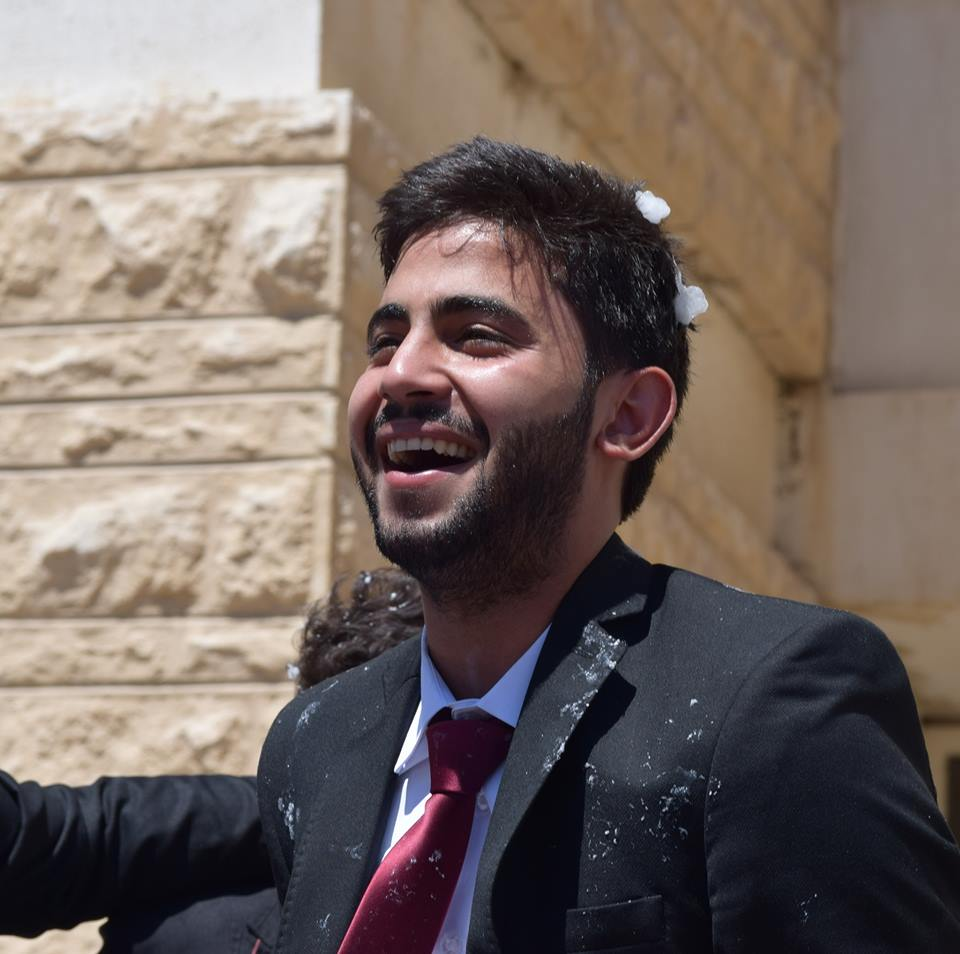
#> input picture photo.jpg, 960 x 954 px
$ python exercise9.py
#> lines starting #> are read from the running program, lines starting #| are printed output that depends on the picture; pictures that were not available may be replaced by others from this repository, and a replacement may not be noted
# -*- coding: utf-8 -*-
"""
Created on Sun Dec  1 12:04:14 2019

@author: Moath
"""
import statistics as st

# exercise 1
x = [3, 1.5, 4.5, 6.75, 2.25, 5.75, 2.25]\

print(st.mean(x))
print(st.harmonic_mean(x))
print(st.median(x))
print(st.median_low(x))
print(st.median_high(x))
print(st.median_grouped(x))
print(st.mode(x))
print(st.pstdev(x))
print(st.pvariance(x))
print(st.stdev(x))
print(st.variance(x))

print('---------------------')

# exercise 2
import random

print(random.random())
print(random.randrange(10))
print(random.choice(['Ali', 'Khalid', 'Hussam']))
print(random.sample(range(1000), 10))
print(random.choice('Orange Academy'))

items = [1, 5, 8, 9, 2, 4]
random.shuffle(items)
print(items)

print(random.randint(20, 30))
print (random.randrange(1000, 2111, 5))
print  ( random.uniform(10000, 11000))

print('-------------------')

# exercise 3
import math
print("pi= ", math.pi)
print ("cos(200)=", math.cos(200))
print ("sin(30)=", math.sin(30))
print ("tan(180)=", math.tan(180))
print(math.floor(10.8))
print(math.ceil(10.8))


print('-------------------')

# exercise 4
from PIL import Image,ImageFilter,ImageDraw
im1=Image.open('photo.jpg')
#> im1 is the input picture: PIL image 960x954 RGB; mean R, G, B 116.3, 103.1, 97.3
im2=Image.open('logo.jpg').resize(im1.size)
im1.show()
print (im1.format , im1.size , im1.mode)
#| JPEG (960, 954) RGB
im1_filp=im1.transpose(Image.FLIP_TOP_BOTTOM)
im1_filp.show()
greyscale_image=im1.convert('L')
greyscale_image.show()
croppedImage=im1.crop((0,0,50,50))
croppedImage.show()
draw=ImageDraw.Draw(im1)
draw.line((0,0)+im1.size, fill = (225,225,225))
draw.line((0,im1.size[1], im1.size[0],0),fill=(225,225,225))
draw.text((im1.size[0]/2-im1.size[0]/2,im1.size[1]/2+20),'Moath',fill=(225,225,0))
draw.text((im1.size[0]/2-im1.size[0]/2,im1.size[1]/2-60),'Image',fill=(225,225,0))
im1.show()
newImage2=im2.filter(ImageFilter.SHARPEN)
newImage2.show()
newImage2=im2.filter(ImageFilter.EDGE_ENHANCE)
newImage2.show()
newImage3=im2.filter(ImageFilter.FIND_EDGES)
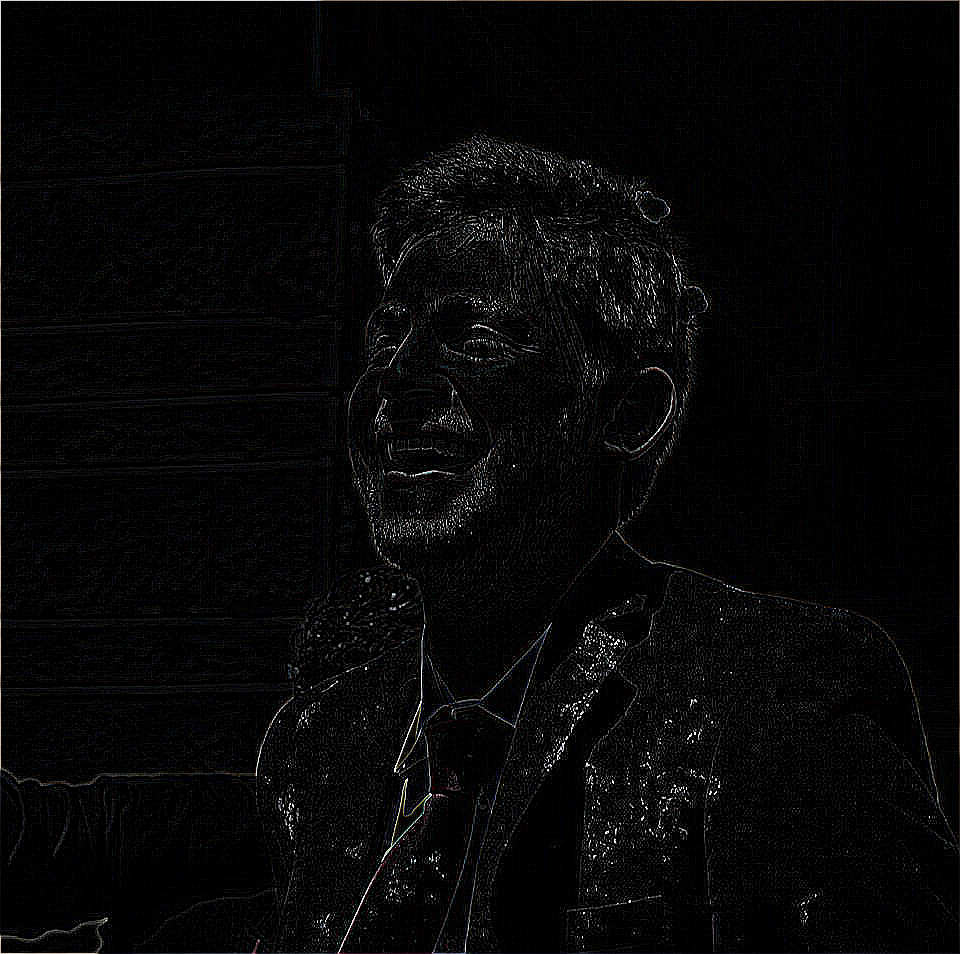
#> newImage3: PIL image 960x954 RGB; mean R, G, B 6.9, 6.7, 7
newImage3.show()
newImage4=im2.filter(ImageFilter.SMOOTH)
newImage4.show()
Image.blend(im1,im2,0.5).save('newimg.jpg'.format(0.5))
im=Image.open('newimg.jpg')
im.show()
blurred=im1.filter(ImageFilter.BLUR)
im1.show()
size=(128,128)
saved="timon4.png"
try:im
except:print("Unable to load image")
im.thumbnail(size)
#> im: PIL image 128x127 RGB
im.save(saved)
im.show()
im1_flip=im1.transpose(Image.ROTATE_90)
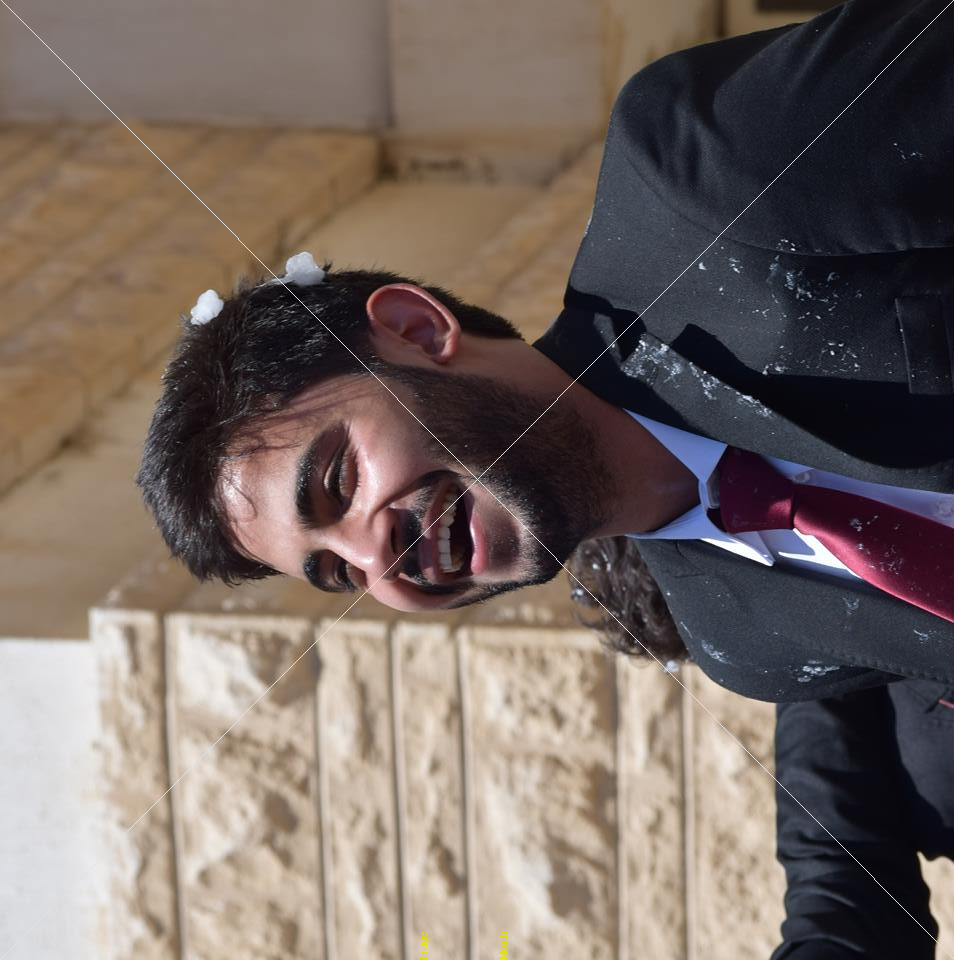
#> im1_flip: PIL image 954x960 RGB; mean R, G, B 116.6, 103.4, 97.5
im1_flip.show()
mask=Image.open('hello.png')
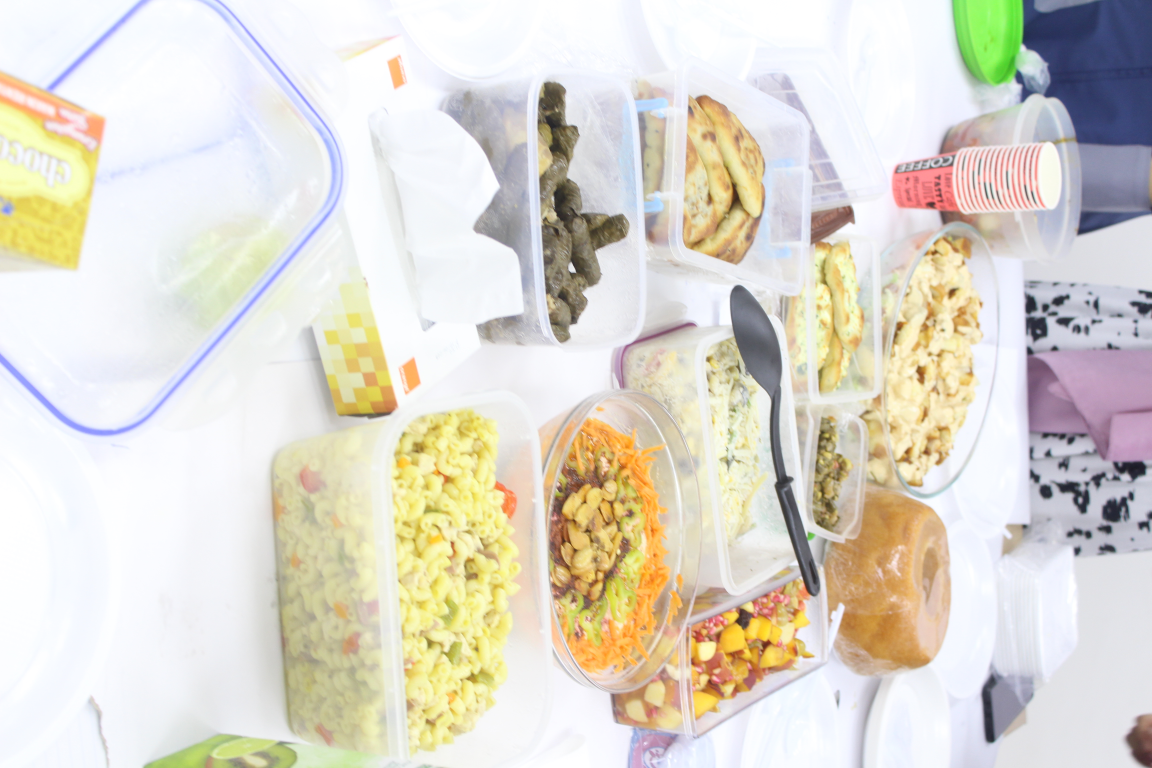
#> input picture hello.JPG, 3456 x 2304 px, given in place of hello.png, which was not available (shown at 1/3 size)
#> mask is the input picture: PIL image 3456x2304 RGB; mean R, G, B 222.2, 217.4, 206.4
mask=mask.resize(im1.size)
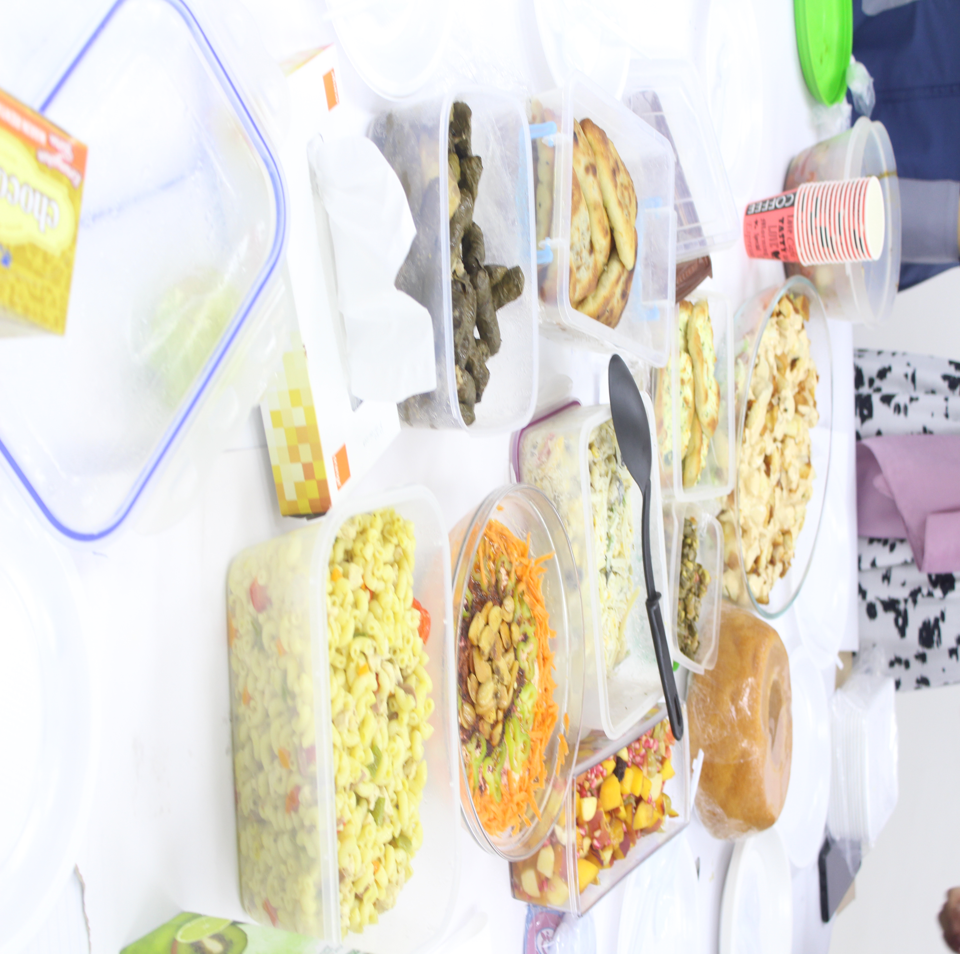
#> mask: PIL image 960x954 RGB; mean R, G, B 222.2, 217.4, 206.4
#> (the run stopped early here; a loop or call above may not have finished)
